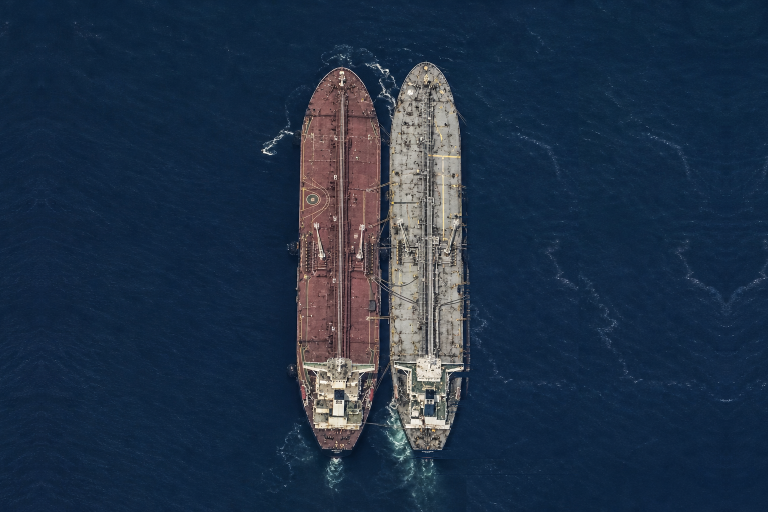
#> input picture src/assets/sts_raft_2.png, 1536 x 1024 px, found by its file name (shown at 1/2 size)
$ python register.py
#> lines starting #> are read from the running program, lines starting #| are printed output that depends on the picture; after the words box and inside, x2 and y2 are one past the last pixel; in counts of white or black regions, pixels touching at a corner belong together
import numpy as np
from PIL import Image

def landmarks(path, xlo, xhi, wthr, ytrim=0):
#> called with path = 'src/assets/sts_raft_2.png', xlo = 500, xhi = 980, wthr = 55, ytrim = 0
    im = Image.open(path).convert('RGB')
#> im is the input picture: PIL image 1536x1024 RGB; mean R, G, B 32.2, 49.4, 70.6
    a = np.asarray(im).astype(np.int32)
    H, W, _ = a.shape
#> H = 1024; W = 1536
    water = a[:, :30, :].reshape(-1, 3).mean(axis=0)
#> water = [16.42, 37.37, 62.57]
    dist = np.sqrt(((a - water) ** 2).sum(axis=2))
    m = dist > wthr
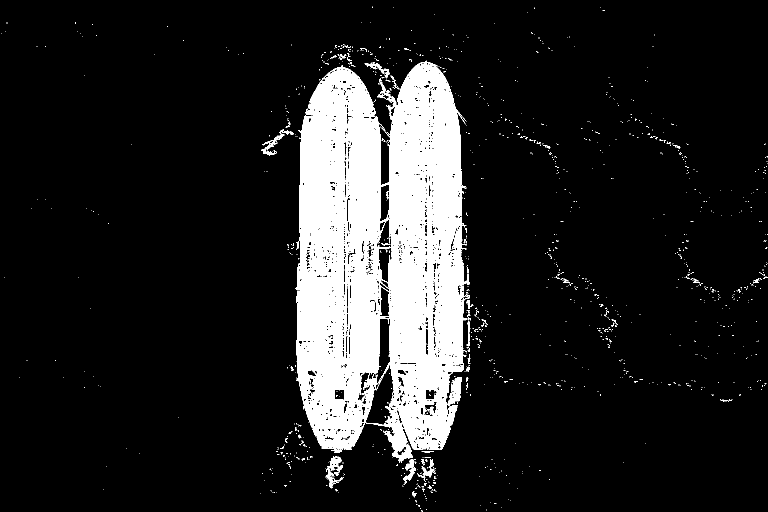
#> m: shape (1024, 1536) bool (shown at 1/2 size); 12.9% white; 1250 white regions (1204 under 20 px), largest, box (x1, y1, x2, y2) and area: (591, 121, 940, 926) 194484, (896, 755, 924, 812) 850, (651, 913, 688, 977) 837
    m[:, :xlo] = False
    m[:, xhi:] = False
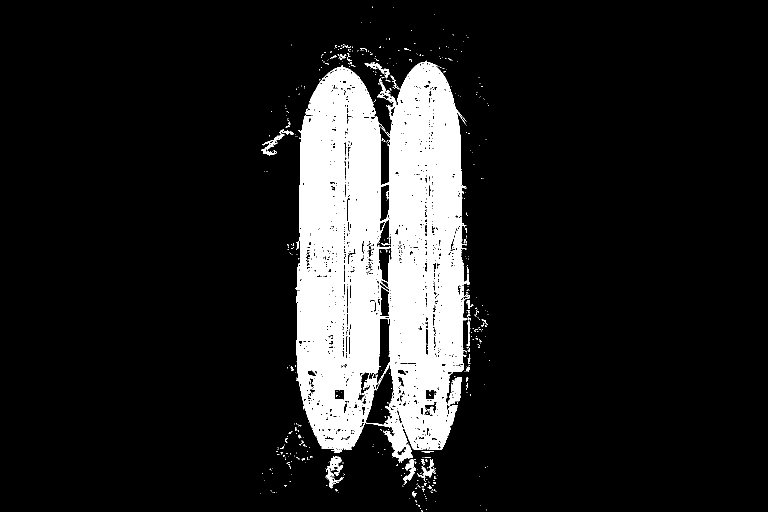
#> m: shape (1024, 1536) bool (shown at 1/2 size); 12.8% white; 570 white regions (532 under 20 px), largest, box (x1, y1, x2, y2) and area: (591, 121, 940, 926) 194484, (896, 755, 924, 812) 850, (651, 913, 688, 977) 837
    if ytrim:
        m[:ytrim] = False
        m[H - ytrim:] = False
    col = m.sum(axis=0)
#> col = 1536 values, max 777 at index 823, min 0 at index 0, mean 130.9
    row = m.sum(axis=1)
#> row = 1024 values, max 326 at index 636, min 0 at index 0, mean 196.4
    # ship top/bottom: rows with strong coverage
    rows = np.where(row > 0.12 * (xhi - xlo))[0]
#> rows = 772 values from 129 to 914
    top, bot = rows.min(), rows.max()
#> top = 129; bot = 914
    # gap between the two hulls: within the hull rows, the column with least cover
    band = m[top:bot + 1, :]
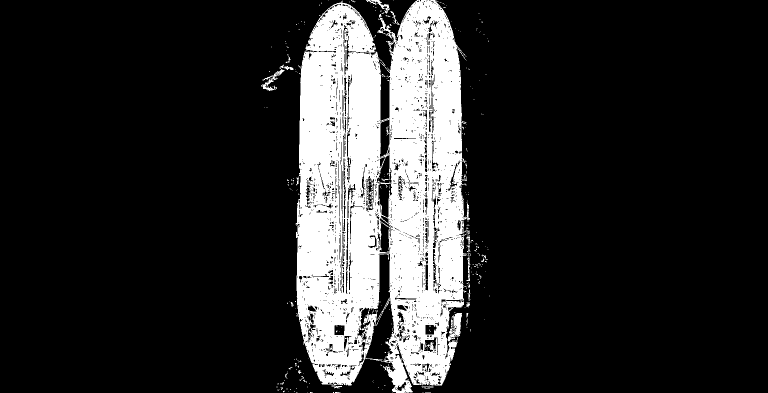
#> band: shape (786, 1536) bool (shown at 1/2 size); 16.4% white; 363 white regions (338 under 20 px), largest, box (x1, y1, x2, y2) and area: (591, 0, 940, 786) 194299, (896, 626, 924, 683) 850, (522, 129, 587, 182) 603
    colb = band.sum(axis=0)
#> colb = 1536 values, max 746 at index 844, min 0 at index 0, mean 129
    cx0 = xlo + np.argmax(colb[xlo:xhi] > 0)          # first shippy col
#> cx0 = 522
    cx1 = xhi - np.argmax(colb[xhi:xlo:-1] > 0)       # last shippy col
#> cx1 = 979
    mid = (cx0 + cx1) // 2
#> mid = 750
    gap = mid - 60 + int(np.argmin(colb[mid - 60:mid + 60]))
#> gap = 767
    print(f'{path.split("/")[-1]} ({W}x{H}) top {top} bot {bot} h {bot-top} '
          f'leftEdge {cx0} rightEdge {cx1} gap {gap}')
#| sts_raft_2.png (1536x1024) top 129 bot 914 h 785 leftEdge 522 rightEdge 979 gap 767
    return dict(top=top, bot=bot, l=cx0, r=cx1, gap=gap, W=W, H=H)

A = landmarks('src/assets/sts_raft_2.png', 500, 980, 55)
#> A = {'top': 129, 'bot': 914, 'l': 522, 'r': 979, 'gap': 767, 'W': 1536, 'H': 1024}
S = landmarks('.sts_mask/app_shot.png', 320, 620, 60, ytrim=8)
#> call 2 of landmarks, with path = '.sts_mask/app_shot.png', xlo = 320, xhi = 620, wthr = 60, ytrim = 8
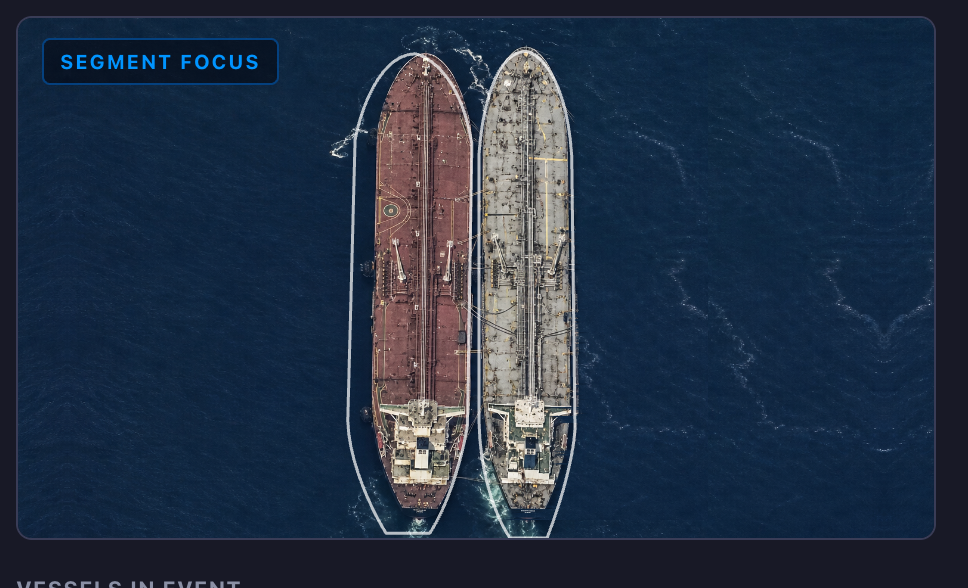
#> input picture .sts_mask/app_shot.png, 968 x 588 px, found by its file name
#> in landmarks (call 2), `water = a[:, :30, :].reshape(-1, 3).mean(axis=0)`: water = [23.66, 31.78, 49.86]
#> in landmarks (call 2), `dist = np.sqrt(((a - water) ** 2).sum(axis=2))`:
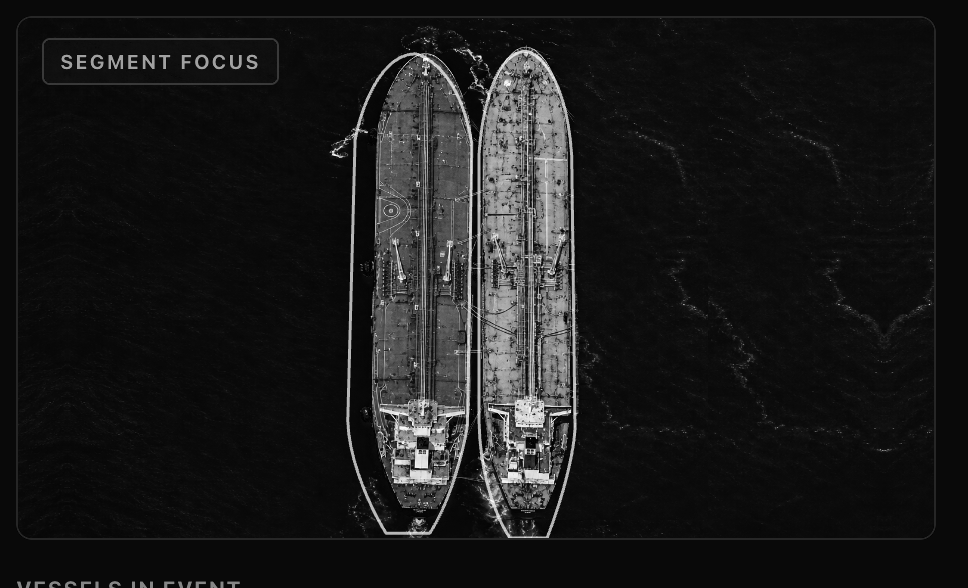
#> dist: shape (588, 968) float64; min 0.428, max 374.7, mean 39.5; drawn with min black and max white
#> in landmarks (call 2), `m = dist > wthr`: m: shape (588, 968) bool; 14.1% white; 639 white regions (600 under 20 px), largest, box (x1, y1, x2, y2) and area: (329, 45, 582, 538) 75726, (42, 38, 279, 85) 1083, (552, 423, 569, 457) 284
#> in landmarks (call 2), `m[:, xhi:] = False`:
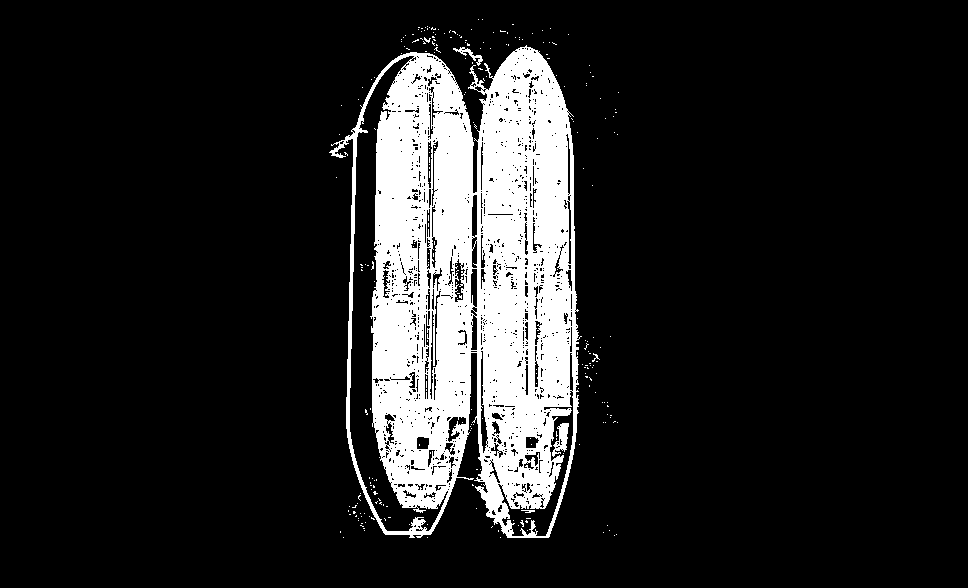
#> m: shape (588, 968) bool; 13.5% white; 268 white regions (263 under 20 px), largest, box (x1, y1, x2, y2) and area: (329, 45, 582, 538) 75726, (552, 423, 569, 457) 284, (453, 47, 483, 66) 144, (521, 510, 535, 513) 26, (592, 353, 600, 362) 23
#> in landmarks (call 2), `col = m.sum(axis=0)`: col = 968 values, max 466 at index 507, min 0 at index 0, mean 79.35
#> in landmarks (call 2), `row = m.sum(axis=1)`: row = 588 values, max 202 at index 155, min 0 at index 0, mean 130.6
#> in landmarks (call 2), `rows = np.where(row > 0.12 * (xhi - xlo))[0]`: rows = 483 values from 50 to 537
#> in landmarks (call 2), `top, bot = rows.min(), rows.max()`: top = 50; bot = 537
#> in landmarks (call 2), `band = m[top:bot + 1, :]`:
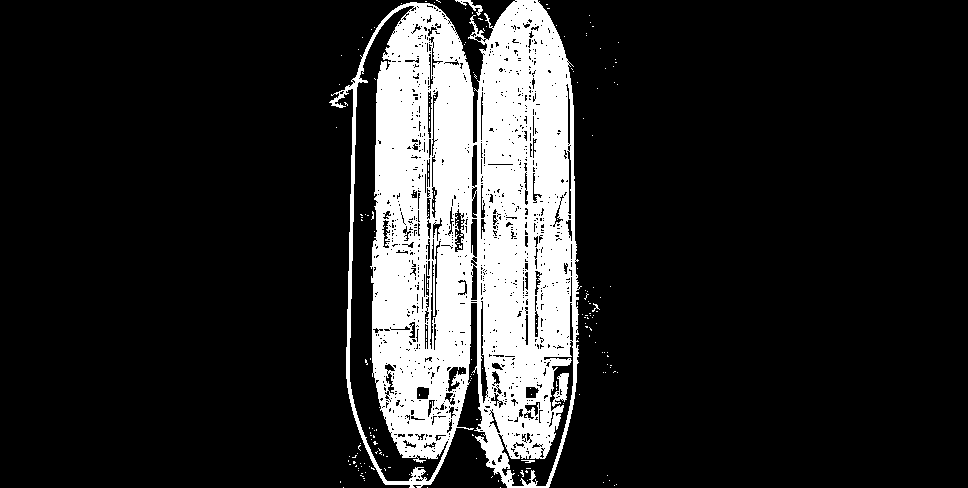
#> band: shape (488, 968) bool; 16.2% white; 207 white regions (202 under 20 px), largest, box (x1, y1, x2, y2) and area: (329, 0, 582, 488) 75685, (552, 373, 569, 407) 284, (455, 0, 483, 16) 118, (521, 460, 535, 463) 26, (592, 303, 600, 312) 23
#> in landmarks (call 2), `colb = band.sum(axis=0)`: colb = 968 values, max 464 at index 507, min 0 at index 0, mean 79.12
#> in landmarks (call 2), `cx0 = xlo + np.argmax(colb[xlo:xhi] > 0)`: cx0 = 329
#> in landmarks (call 2), `cx1 = xhi - np.argmax(colb[xhi:xlo:-1] > 0)`: cx1 = 618
#> in landmarks (call 2), `mid = (cx0 + cx1) // 2`: mid = 473
#> in landmarks (call 2), `gap = mid - 60 + int(np.argmin(colb[mid - 60:mid + 60]))`: gap = 474
#| app_shot.png (968x588) top 50 bot 537 h 487 leftEdge 329 rightEdge 618 gap 474
#> S = {'top': 50, 'bot': 537, 'l': 329, 'r': 618, 'gap': 474, 'W': 968, 'H': 588}

# Solve uniform-ish mapping asset->shot from horizontal (gap, edges) and vertical (top,bot)
sx = (S['r'] - S['l']) / (A['r'] - A['l'])
#> sx = 0.632
sy = (S['bot'] - S['top']) / (A['bot'] - A['top'])
#> sy = 0.62
ox = S['l'] - A['l'] * sx
#> ox = -1.11
oy = S['top'] - A['top'] * sy
#> oy = -30.03
print(f'\nasset->shot  sx {sx:.4f}  sy {sy:.4f}  ox {ox:.1f}  oy {oy:.1f}')
#| asset->shot  sx 0.6324  sy 0.6204  ox -1.1  oy -30.0
print(f'sx/sy ratio {sx/sy:.4f}  (1.0 => uniform/cover; !=1 => image displayed stretched)')
#| sx/sy ratio 1.0193  (1.0 => uniform/cover; !=1 => image displayed stretched)
